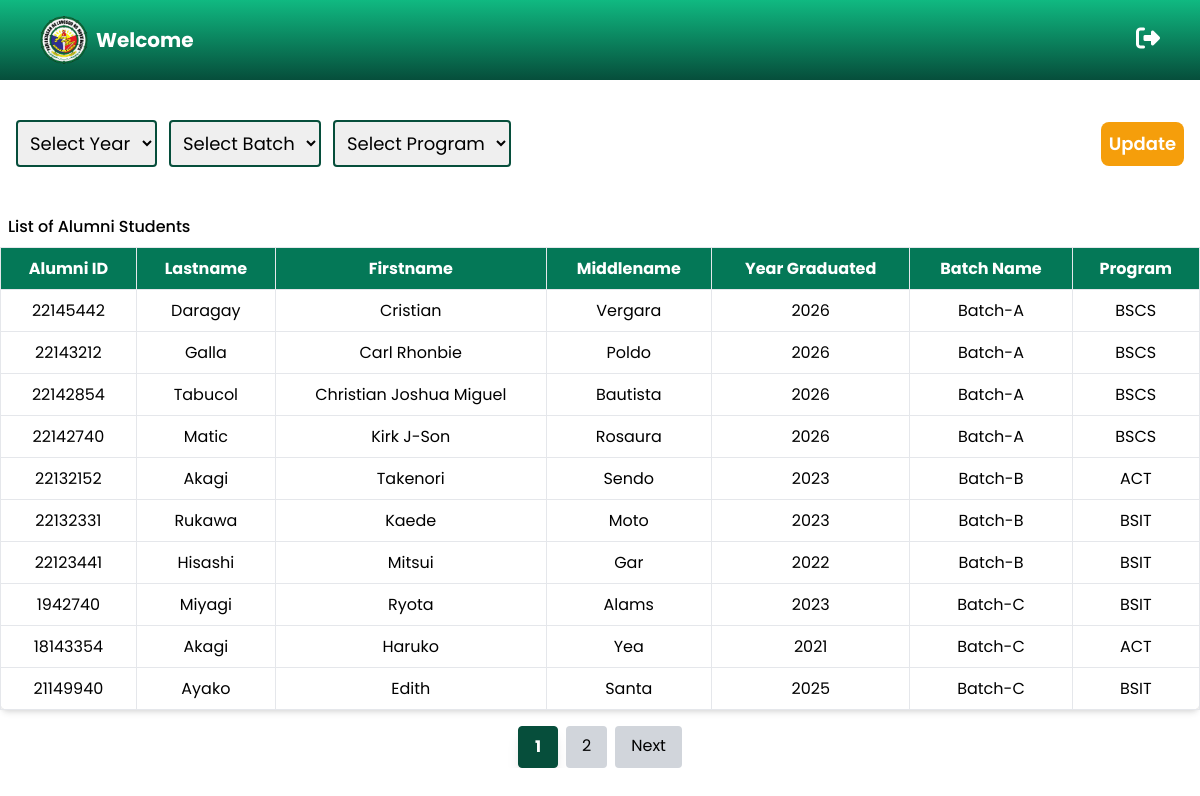
The app's page /Alumni_System/users/REGISTRAR/registrar.php with its own data.
### tables this page shows
CREATE TABLE `students_table` (
  `id` int(11) NOT NULL,
  `alumni_id` int(8) NOT NULL,
  `lastname` varchar(225) NOT NULL,
  `firstname` varchar(225) NOT NULL,
  `middlename` varchar(225) NOT NULL,
  `gender` enum('Male','Female','Others','') NOT NULL,
  `address` varchar(225) NOT NULL,
  `email` varchar(225) NOT NULL,
  `contact` int(11) NOT NULL
);

CREATE TABLE `students_background_table` (
  `id` int(11) NOT NULL,
  `alumni_id` int(11) NOT NULL,
  `year_graduated` int(4) NOT NULL,
  `batch_name` varchar(225) NOT NULL,
  `department` varchar(20) NOT NULL,
  `program` varchar(225) NOT NULL,
  `section` varchar(225) NOT NULL,
  `work_status` enum('Employed','Unemployed','','') NOT NULL
);

### Alumni_System/users/REGISTRAR/registrar.php (the view, shortened to what this page needs)
<?php
include ("../../includes/header.php");
include ("../../config/app.php");
$limit = 10;
$page = isset($_GET['page']) ? (int)$_GET['page'] : 1;
$offset = ($page - 1) * $limit;
$countQuery = "SELECT COUNT(*) AS total FROM students_table AS s
               JOIN students_background_table AS sb ON s.alumni_id = sb.alumni_id";
$countResult = mysqli_query($conn, $countQuery);
$totalRows = mysqli_fetch_assoc($countResult)['total'];
$totalPages = ceil($totalRows / $limit);
$query = "SELECT s.alumni_id, s.lastname, s.firstname, s.middlename, sb.year_graduated, sb.batch_name, sb.program
          FROM students_table AS s
          JOIN students_background_table AS sb ON s.alumni_id = sb.alumni_id
          LIMIT $limit OFFSET $offset";
$result = mysqli_query($conn, $query);
?>
<body>
    <?php include('../../includes/nav.php'); ?>
    <div class="flex justify-between items-center mt-6 bg-white p-4">
    <div class="flex space-x-3">
        <select id="yearFilter" class="p-2 border-2 text-lg border-green-900 rounded">
            <option value="">Select Year</option>
        </select>
        <select id="batchFilter" class="p-2 border-2 text-lg border-green-900 rounded">
            <option value="">Select Batch</option>
        </select>
        <select id="programFilter" class="p-2 border-2 text-lg border-green-900 rounded">
            <option value="">Select Program</option>
        </select>
        </div>
    <div class="flex space-x-3">
        <button id="updateModal" class="bg-yellow-500 text-white p-2 rounded-lg hover:bg-yellow-900 transition text-lg font-semibold">
            Update
        </button>
    </div>
</div>
    <div class="mt-6 overflow-x-auto">
        <h2 class="text-md text-left font-medium p-2">List of Alumni Students</h2>
        <table class="min-w-full bg-white border border-gray-300 rounded-lg shadow-md">
            <thead>
                <tr class="bg-green-700 text-white">
                    <th class="px-4 py-2 border">Alumni ID</th>
                    <th class="px-4 py-2 border">Lastname</th>
                    <th class="px-4 py-2 border">Firstname</th>
                    <th class="px-4 py-2 border">Middlename</th>
                    <th class="px-4 py-2 border">Year Graduated</th>
                    <th class="px-4 py-2 border">Batch Name</th>
                    <th class="px-4 py-2 border">Program</th>
                </tr>
            </thead>
            <tbody>
                <?php
                if (mysqli_num_rows($result) > 0) {
                    while ($row = mysqli_fetch_assoc($result)) {
                        echo "<tr class='border-b text-center'>";
                        echo "<td class='px-4 py-2 border'>" . htmlspecialchars($row['alumni_id']) . "</td>";
                        echo "<td class='px-4 py-2 border'>" . htmlspecialchars($row['lastname']) . "</td>";
                        echo "<td class='px-4 py-2 border'>" . htmlspecialchars($row['firstname']) . "</td>";
                        echo "<td class='px-4 py-2 border'>" . htmlspecialchars($row['middlename']) . "</td>";
                        echo "<td class='px-4 py-2 border'>" . htmlspecialchars($row['year_graduated']) . "</td>";
                        echo "<td class='px-4 py-2 border'>" . htmlspecialchars($row['batch_name']) . "</td>";
                        echo "<td class='px-4 py-2 border'>" . htmlspecialchars($row['program']) . "</td>";
                        echo "</tr>";
                    }
                } else {
                    echo "<tr><td colspan='7' class='text-center py-4 text-gray-500'>No students found</td></tr>";
                }
                ?>
            </tbody>
        </table>
    <div class="mt-4 flex justify-center space-x-2">
        <?php for ($i = 1; $i <= $totalPages; $i++): ?>
            <a href="?page=<?php echo $i; ?>"
            class="px-4 py-2 rounded transition
                    <?php echo ($i == $page)
                        ? 'bg-green-900 text-white font-bold border border-green-900 shadow-lg'
                        : 'bg-gray-300 hover:bg-gray-400'; ?>">
                    <?php echo $i; ?>
            </a>
        <?php endfor; ?>
        <?php if ($page < $totalPages): ?>
            <a href="?page=<?php echo ($page + 1); ?>" class="px-4 py-2 bg-gray-300 rounded hover:bg-gray-400 transition">
                Next
            </a>
        <?php endif; ?>
    </div>
    </div>
</body>
</html>

### Alumni_System/includes/header.php (shortened to what this page needs)
<head>
    <link href="https://cdn.jsdelivr.net/npm/tailwindcss@2.2.19/dist/tailwind.min.css" rel="stylesheet">
    <link rel="stylesheet" href="https://cdnjs.cloudflare.com/ajax/libs/font-awesome/6.4.2/css/all.min.css">
</head>

### Alumni_System/includes/nav.php
<?php
    include ("header.php");
?>
    <nav class="bg-gradient-to-b from-green-500 from-50% to-green-900 to-50% p-4 mb-4">
        <ul class="flex space-between justify-between items-center px-6">
            <li class="flex items-center">
                <img src="/Alumni_System/assets/1.png" alt="University Logo" class="w-12 h-auto">
                <h1 class="text-white text-xl font-bold ml-2">Welcome</h1>
            </li>
            <li><a href="/Alumni_System/backend/logout_handler.php" class="text-white hover:text-gray-400 text-2xl"><i class="fas fa-sign-out-alt"></i></a></li>
        </ul>
    </nav>

### Alumni_System/includes/header.php (style rules this page uses)
* { margin: 0; padding: 0; box-sizing: border-box; font-family: 'Poppins', sans-serif; }

### records on screen
students_table: alumni "22145442", lastname "Daragay", firstname "Cristian", middlename "Vergara", students_background_table.year_graduated "2026", students_background_table.batch_name "Batch-A", students_background_table.program "BSCS"
students_table: alumni "22143212", lastname "Galla", firstname "Carl Rhonbie", middlename "Poldo", students_background_table.year_graduated "2026", students_background_table.batch_name "Batch-A", students_background_table.program "BSCS"
students_table: alumni "22142854", lastname "Tabucol", firstname "Christian Joshua Miguel", middlename "Bautista", students_background_table.year_graduated "2026", students_background_table.batch_name "Batch-A", students_background_table.program "BSCS"
students_table: alumni "22142740", lastname "Matic", firstname "Kirk J-Son", middlename "Rosaura", students_background_table.year_graduated "2026", students_background_table.batch_name "Batch-A", students_background_table.program "BSCS"
students_table: alumni "22132152", lastname "Akagi", firstname "Takenori", middlename "Sendo", students_background_table.year_graduated "2023", students_background_table.batch_name "Batch-B", students_background_table.program "ACT"
students_table: alumni "22132331", lastname "Rukawa", firstname "Kaede", middlename "Moto", students_background_table.year_graduated "2023", students_background_table.batch_name "Batch-B", students_background_table.program "BSIT"
students_table: alumni "22123441", lastname "Hisashi", firstname "Mitsui", middlename "Gar", students_background_table.year_graduated "2022", students_background_table.batch_name "Batch-B", students_background_table.program "BSIT"
students_table: alumni "1942740", lastname "Miyagi", firstname "Ryota", middlename "Alams", students_background_table.year_graduated "2023", students_background_table.batch_name "Batch-C", students_background_table.program "BSIT"
students_table: alumni "18143354", lastname "Akagi", firstname "Haruko", middlename "Yea", students_background_table.year_graduated "2021", students_background_table.batch_name "Batch-C", students_background_table.program "ACT"
students_table: alumni "21149940", lastname "Ayako", firstname "Edith", middlename "Santa", students_background_table.year_graduated "2025", students_background_table.batch_name "Batch-C", students_background_table.program "BSIT"
